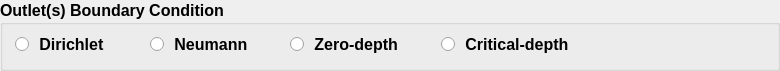
  <widget class="QGroupBox" name="groupBoxInput2">
   <property name="geometry">
    <rect>
     <x>5</x>
     <y>165</y>
     <width>780</width>
     <height>71</height>
    </rect>
   </property>
   <property name="font">
    <font>
     <pointsize>12</pointsize>
     <weight>75</weight>
     <bold>true</bold>
    </font>
   </property>
   <property name="title">
    <string>Outlet(s) Boundary Condition</string>
   </property>
   <widget class="QRadioButton" name="radioButtonDirichlet">
    <property name="geometry">
     <rect>
      <x>15</x>
      <y>33</y>
      <width>131</width>
      <height>23</height>
     </rect>
    </property>
    <property name="font">
     <font>
      <pointsize>12</pointsize>
      <weight>75</weight>
      <bold>true</bold>
     </font>
    </property>
    <property name="text">
     <string> Dirichlet</string>
    </property>
   </widget>
   <widget class="QRadioButton" name="radioButtonNeumann">
    <property name="geometry">
     <rect>
      <x>150</x>
      <y>33</y>
      <width>131</width>
      <height>23</height>
     </rect>
    </property>
    <property name="font">
     <font>
      <pointsize>12</pointsize>
      <weight>75</weight>
      <bold>true</bold>
     </font>
    </property>
    <property name="text">
     <string> Neumann</string>
    </property>
   </widget>
   <widget class="QRadioButton" name="radioButtonZeroDepth">
    <property name="geometry">
     <rect>
      <x>290</x>
      <y>33</y>
      <width>131</width>
      <height>23</height>
     </rect>
    </property>
    <property name="font">
     <font>
      <pointsize>12</pointsize>
      <weight>75</weight>
      <bold>true</bold>
     </font>
    </property>
    <property name="text">
     <string> Zero-depth</string>
    </property>
   </widget>
   <widget class="QRadioButton" name="radioButtonCriticalDepth">
    <property name="geometry">
     <rect>
      <x>441</x>
      <y>33</y>
      <width>131</width>
      <height>23</height>
     </rect>
    </property>
    <property name="text">
     <string> Critical-depth</string>
    </property>
   </widget>
  </widget>
